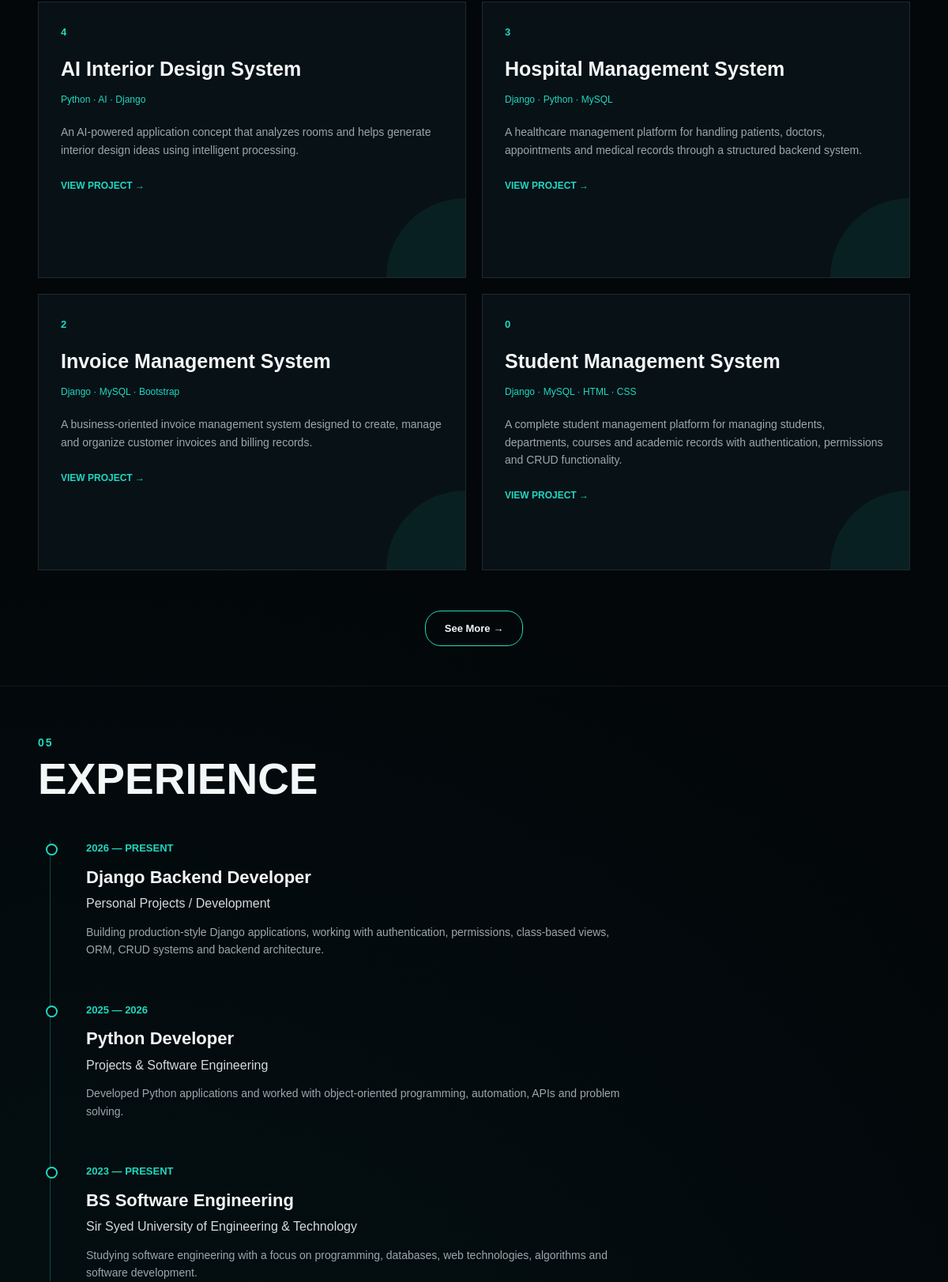
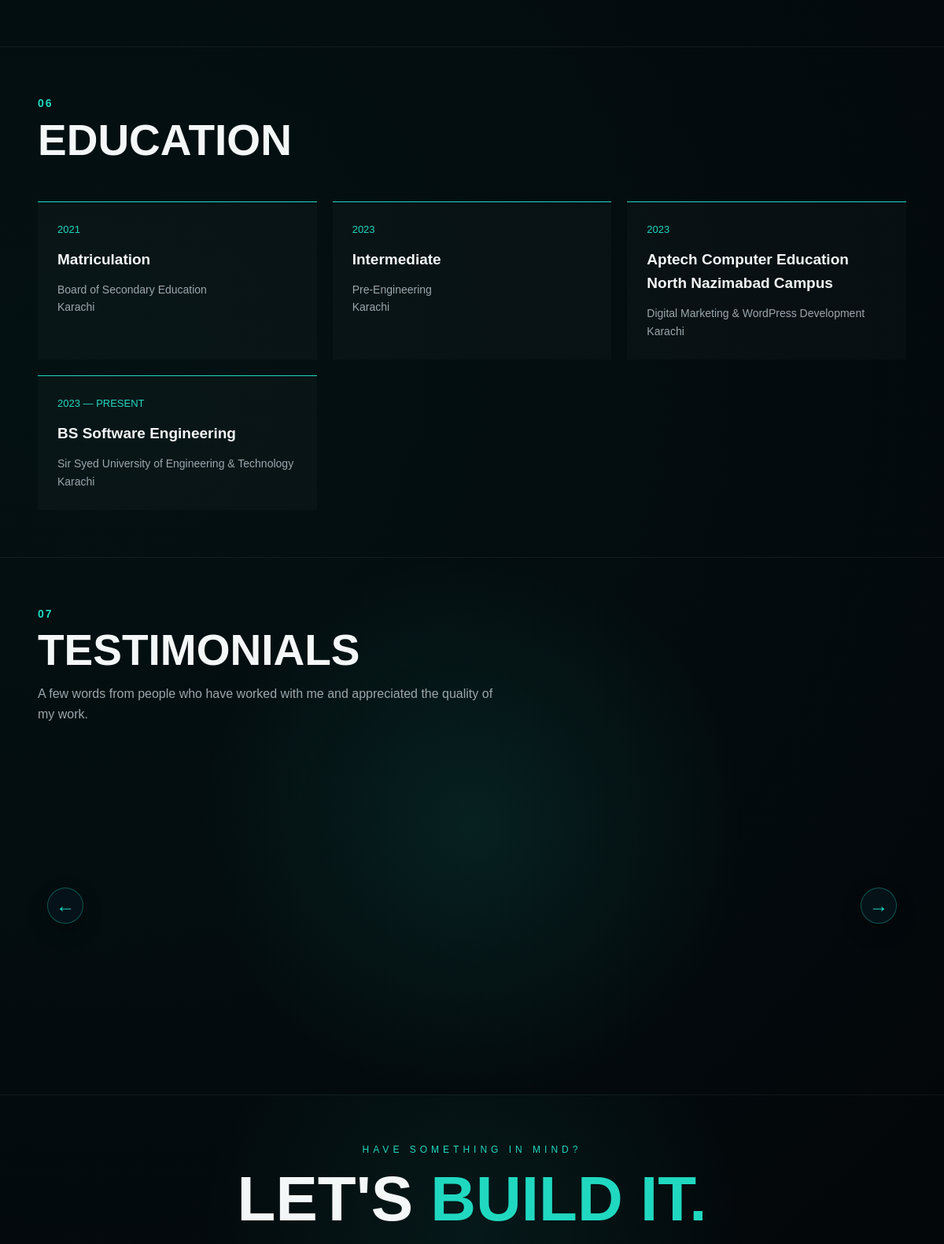
Before: / (middle part) with the older database file (2 pictures, top to bottom).
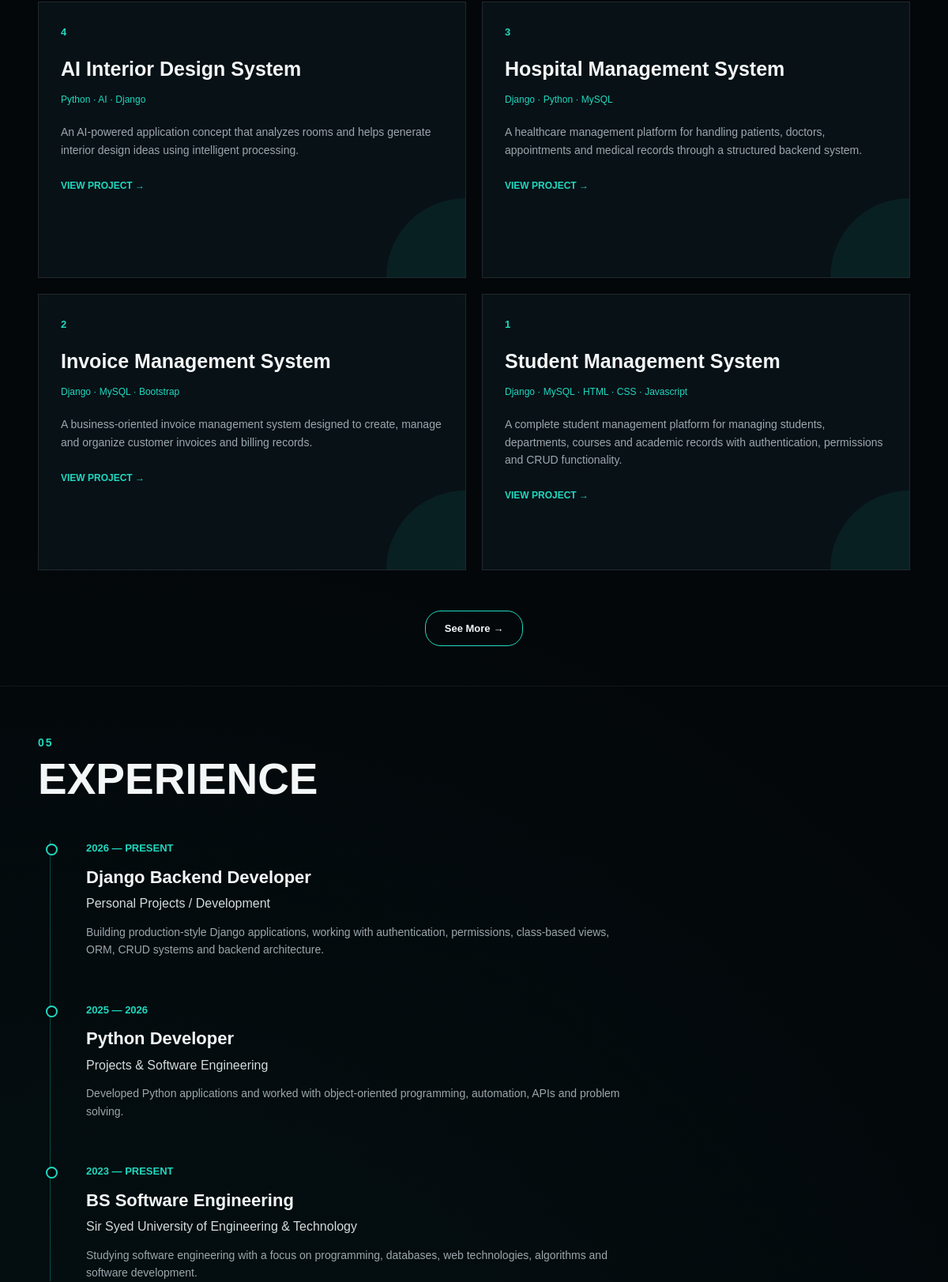
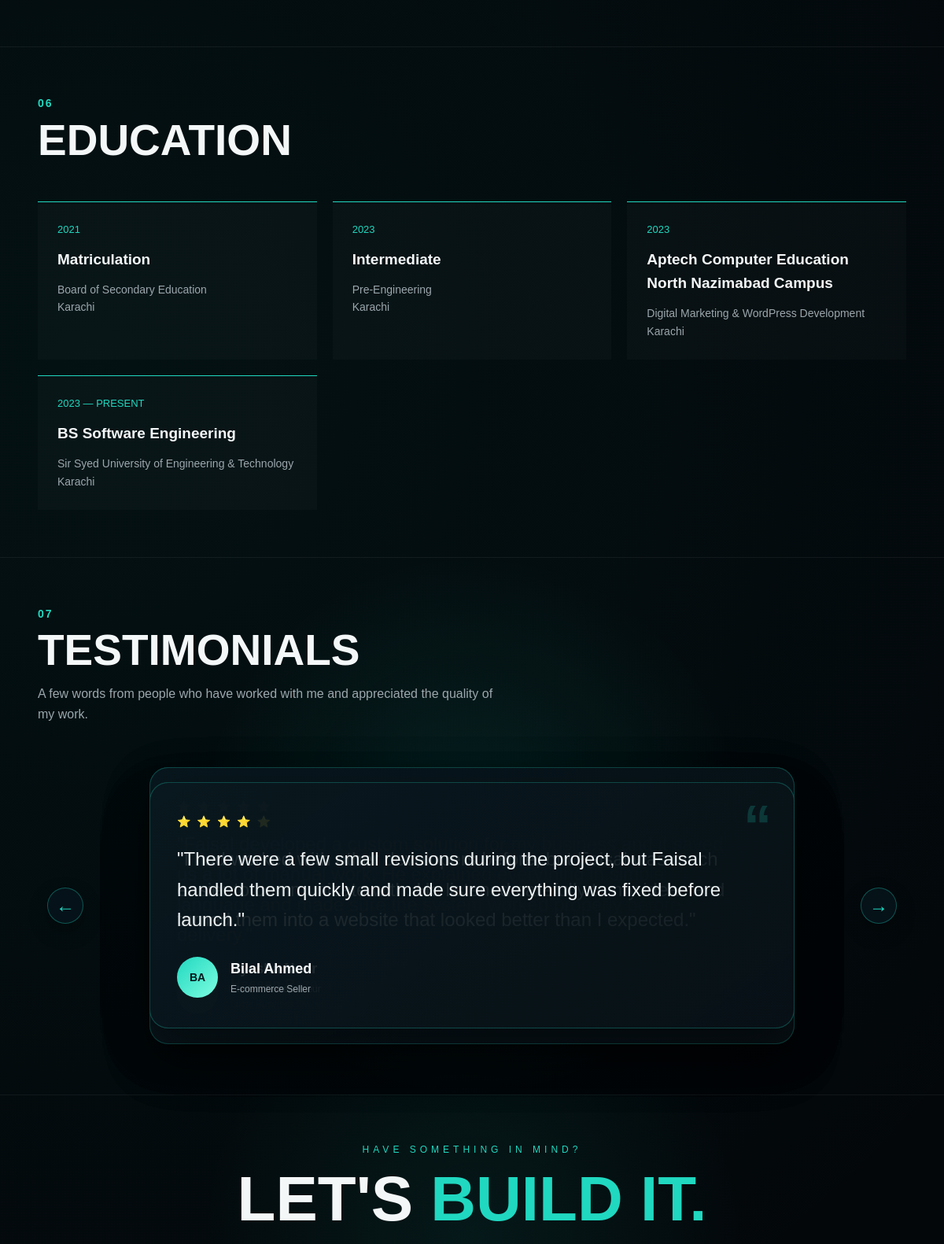
After: the same page with the newer database file (2 pictures, top to bottom).
### portfolio_website/models.py (models this page shows, shortened)
class projects(models.Model):
    project_serial_number = models.IntegerField(primary_key = True )
    project_name = models.CharField(max_length = 200)
    project_description = models.CharField(max_length=500)
    project_language = models.CharField(max_length = 300)
    project_long_description = models.TextField()
    project_type = models.CharField(max_length=100 , default="default")
    project_focus = models.CharField(max_length=100 , default="default")
    project_status = models.CharField(max_length=100 , default="default")
    project_github_url = models.URLField(blank=True , null=True)

class experience(models.Model):
    experience_title = models.CharField(max_length = 200 , primary_key = True)
    experience_description = models.TextField()
    experience_duration = models.CharField(max_length = 200)
    experience_company = models.CharField(max_length = 200)

class testemonial(models.Model):
    first_name = models.CharField(max_length=100)
    last_name  = models.CharField(max_length=100)
    review     = models.TextField()
    position   = models.CharField(max_length=100)
    rating     = models.PositiveIntegerField()

### portfolio_website/views.py (the view)
# urls.py: path('', home_view, name='home'),
def home_view(request ):
    context={
        "skills": skill.objects.all(),
        'projects': projects.objects.all().order_by('-project_serial_number')[:4],
        'experiences': experience.objects.all(),
        'contacts': contact.objects.all(),
        'testemonial': testemonial.objects.all(),
    }
    return render(request , "home.html" , context)

### portfolio_website/templates/home.html (shortened to what the changed rows need)
{% extends 'base.html' %}
{% block content %}
{% load static %}
<section id="projects">
    <div class="container">
        <div class="projects">
            {% for project in projects %}
            <div class="project">
                <div class="project-number">
                    {{ project.project_serial_number }}
                </div>
                <h3>
                    {{ project.project_name }}
                </h3>
                <div class="project-stack">
                    {{ project.project_language }}
                </div>
                <p>
                    {{ project.project_description }}
                </p>
                <a href="{% url 'projectdetails' project.project_serial_number %}" class="project-link">
                    VIEW PROJECT →
                </a>
            </div>
            {% endfor %}
        </div>
    </div>
</section>
<section>
    <div class="container">
        <div class="section-header">
            <h2 class="section-title">
                EXPERIENCE
            </h2>
        </div>
        <div class="timeline">
            {% for experience in experiences %}
            <div class="timeline-item">
                <div class="timeline-year">
                    {{ experience.experience_duration }}
                </div>
                <h3>
                    {{ experience.experience_title }}
                </h3>
                <div class="timeline-company">
                    {{ experience.experience_company }}
                </div>
                <p>
                    {{ experience.experience_description }}
                </p>
            </div>
            {% endfor %}
        </div>
    </div>
</section>
<section id="education">
    <div class="container">
        <div class="section-header">
            <h2 class="section-title">
                EDUCATION
            </h2>
        </div>
    </div>
</section>
<section class="testimonials" id="testimonials">
    <div class="container">
        <div class="section-header">
            <h2 class="section-title">
                TESTIMONIALS
            </h2>
        </div>
        <div class="testimonial-slider" aria-label="Client testimonials">
            {% for test in testemonial %}
            <div class="testimonial-slide active">
                <div class="testimonial-card">
                    <div class="testimonial-stars">
                        {% for i in ""|rjust:test.rating %}
                            ⭐
                        {% endfor %}
                    </div>
                    <p class="testimonial-quote">
                        "{{ test.review }}"
                    </p>
                    <div class="testimonial-author-block">
                        <div class="testimonial-avatar">{{ test.first_name |slice:":1"|upper }}{{ test.last_name |slice:":1"|upper }}</div>
                        <div>
                            <h3>{{ test.first_name }} {{ test.last_name }}</h3>
                            <span>{{ test.position }}</span>
                        </div>
                    </div>
                </div>
            </div>
            {% endfor %}
        </div>
    </div>
</section>
<section class="contact" id="contact">
    <div class="container">
        <h2>
            LET'S <span>BUILD IT.</span>
        </h2>
    </div>
</section>
{% endblock %}

Changed rows visible on the page:
removed projects: project_serial_number "0", project_name "Student Management System", project_language "Django · MySQL · HTML · CSS", project_description "A complete student management platform for managing students, departments, courses and academic records with authentication, permissions and CRUD functionality."
added projects: project_serial_number "1", project_name "Student Management System", project_language "Django · MySQL · HTML · CSS · Javascript", project_description "A complete student management platform for managing students, departments, courses and academic records with authentication, permissions and CRUD functionality."
added testemonial: review "Faisal was easy to work with and always responded quickly. He built exactly what I needed and even helped with a few extra changes after the project was completed. I would definitely work with him again.", first_name "Ahmed", last_name "Khan"
added testemonial: review "I needed a clean and professional website for my work. Faisal understood my requirements well and delivered everything on time. The whole process was smooth and stress-free.", first_name "S", last_name "A", first_name "Sarah", last_name "Ali", position "Freelancer"
added testemonial: rating 4 (drawn), review "What I liked most was his attention to detail. He kept me updated throughout the project and was willing to make improvements whenever needed. Very satisfied with the final result.", first_name "U", last_name "T", first_name "Usman", last_name "Tariq", position "Startup Founder"
added testemonial: review "Faisal developed a custom solution for my business and it saved us a lot of manual work. He explained everything in simple language and made sure the system worked properly before delivery.", first_name "Hassan", last_name "Raza"
added testemonial: rating 5 (drawn), review "I had worked with other developers before, but Faisal was much easier to communicate with. He listened carefully to my ideas and turned them into a website that looked better than I expected.", first_name "A", last_name "N", first_name "Ayesha", last_name "Noor", position "Student Entrepreneur"
added testemonial: rating 4 (drawn), review "There were a few small revisions during the project, but Faisal handled them quickly and made sure everything was fixed before launch.", first_name "B", last_name "A", first_name "Bilal", last_name "Ahmed", position "E-commerce Seller"
